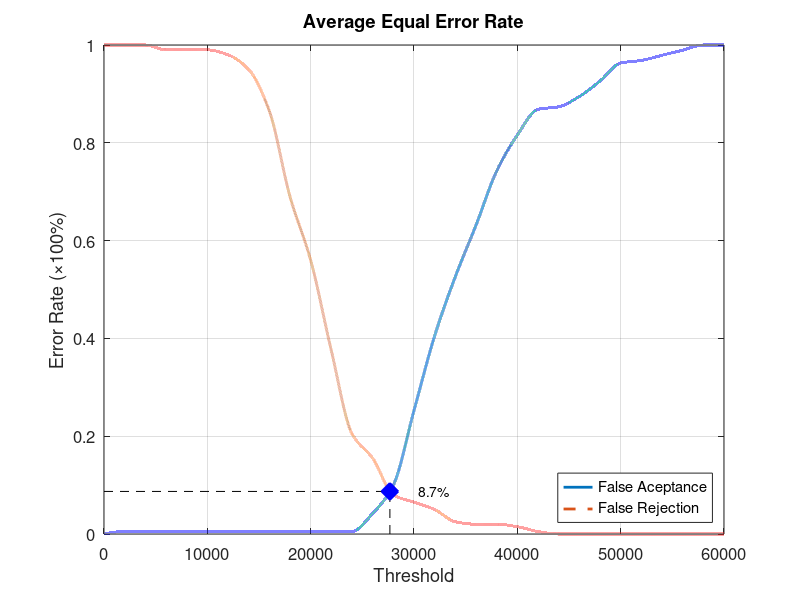
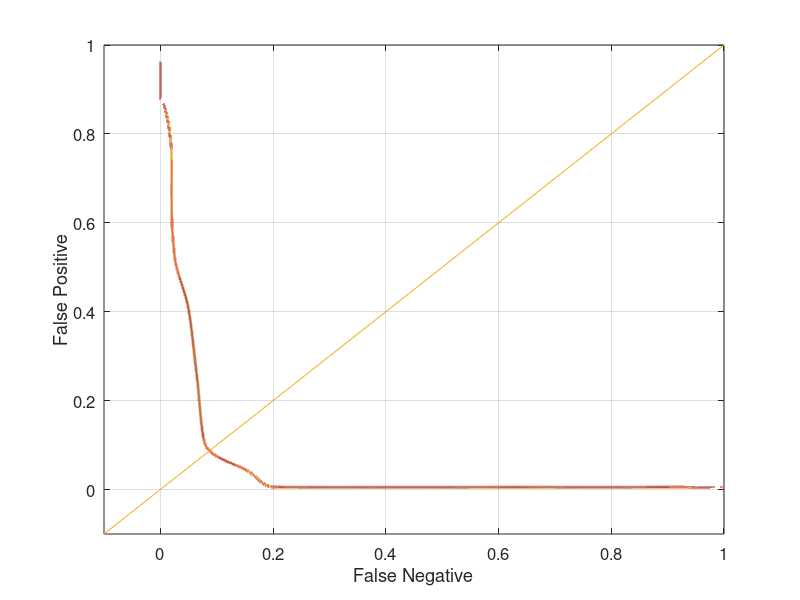

These figures' MATLAB source, in order:
function yEER = Database4_1
close all;
clear;
clc;
x = 0:2000:60000;
xq = 0:0.5:60000;

y0 = [0 0.00526316 0.00526316 0.00526316 0.00526316 0.00526316 0.00526316 0.00526316 0.00526316 0.00526316 0.00526316 0.00526316 0.00526316 0.0421053 0.1 0.252632 0.405263 0.526316 0.631579 0.742105 0.815789 0.868421 0.873684 0.894737 0.926316 0.963158 0.968421 0.978947 0.989474 1 1];
yy0 = interp1(x, y0, xq, 'pchip');
y1 = [1 1 1 0.99 0.99 0.99 0.98 0.95 0.865 0.69 0.56 0.375 0.205 0.155 0.08 0.065 0.05 0.025 0.02 0.02 0.015 0.005 0 0 0 0 0 0 0 0 0];
yy1 = interp1(x, y1, xq, 'pchip');

% Calculating EER: 
y2 = abs(y0 - y1);
find(y2 == min(y2))
yy2 = abs(yy0 - yy1);
xEER = find(yy2 == min(yy2));
xEERIndex = xq(xEER) % X-axis EER
yEER = yy0(xEER) % Y-axis EER

main = figure
plot(xq, yy0,'-','LineWidth', 2);	hold on
plot(xq, yy1,'--','LineWidth', 2);	hold on
plot([xEERIndex xEERIndex], [0 yEER], 'k--');	hold on
plot([0 xEERIndex], [yEER yEER], 'k--');	hold on
plot(xEERIndex, yEER, 'bx', 'LineWidth', 10);	hold on
text(xEERIndex + 10 * xEERIndex / 100, yEER, [num2str(round((10000 * yEER)) / 100) '%'])
legend('False Aceptance', 'False Rejection', 'Location', 'SouthEast')
xlabel('Threshold')
ylabel('Error Rate (\times100%)')
title('Average Equal Error Rate')
set(gca, 'FontSize', 12)
axis([0 60000 0 1])
grid on

print(main, 'Database4_1Main', '-dpng');
FNRxFPR = figure('Color', [1 1 1]);
plot(yy1, yy0, '-', yy1, yy0, 'LineWidth', 2);
hold on
y = -0.1:0.1:1
plot(y, y); 
set(gca, 'FontSize', 12)
xlabel('False Negative')
ylabel('False Positive')
axis([-0.1 1 -0.1 1])
set(gca, 'FontSize', 12)
grid on

print(FNRxFPR, 'Database4_1FNRxFPR','-dpng');
end
